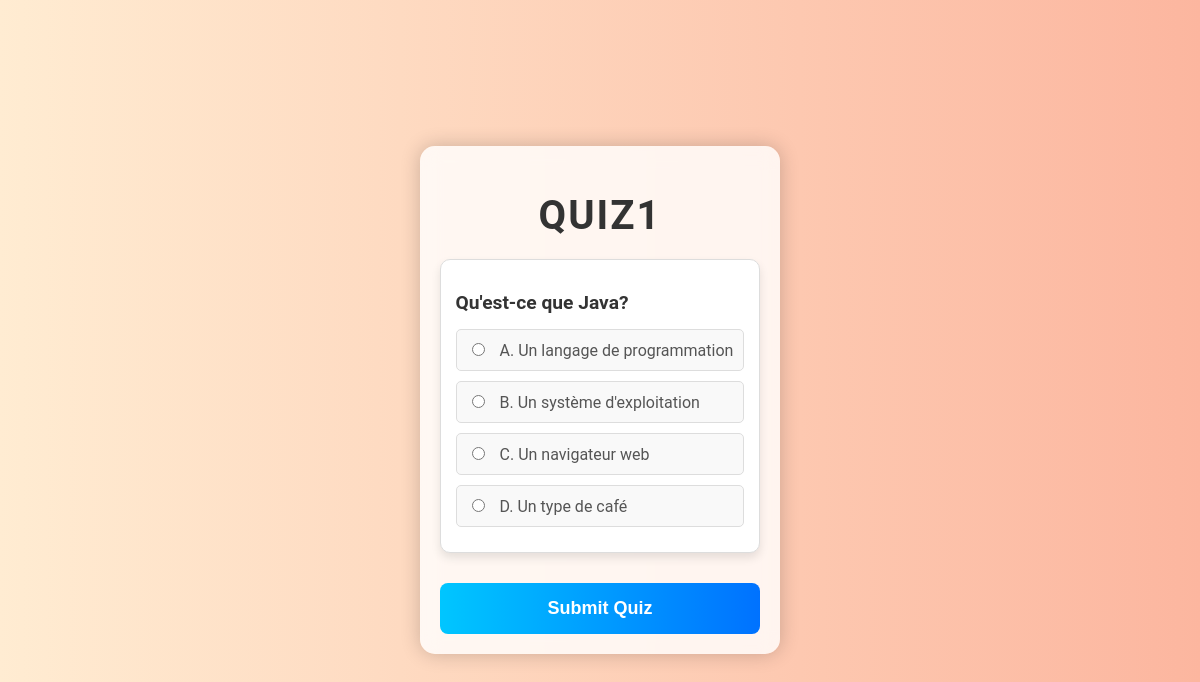
Screenshot of /programmes/quiz/1/ with the database file from the repository.
### programmes/models.py (models this page shows)
class Quiz(models.Model):
    name = models.CharField(max_length=200)
    lesson = models.ForeignKey(Lesson, on_delete=models.CASCADE)
    score = models.IntegerField(default=0)

class Question(models.Model):
    quiz = models.ForeignKey(Quiz, on_delete=models.CASCADE)
    text = models.CharField(max_length=200)
    answer = models.CharField(max_length=200, blank=True, null=True)  # Autoriser les valeurs nulles

class Option(models.Model):
    question = models.ForeignKey(Question, on_delete=models.CASCADE)
    text = models.CharField(max_length=200)
    is_correct = models.BooleanField(default=False)

### programmes/views.py (the view, shortened to what this page needs)
# urls.py: path('quiz/<int:pk>/', QuizView.as_view(), name='quiz_view'),
class QuizView(DetailView):
    model = Quiz
    template_name = 'programmes/quiz.html'
    def get_context_data(self, **kwargs):
        context = super().get_context_data(**kwargs)
        context['questions'] = Question.objects.filter(quiz=self.object).prefetch_related('option_set')
        return context

### programmes/templates/programmes/quiz.html (shortened to what this page needs)
<!DOCTYPE html>
<html>
<head>
</head>
<body>
    <div class="container">
        <h1>{{ quiz.name }}</h1>
        <form method="post">
            {% for question in questions %}
                <div class="question">
                    <h2>{{ question.text }}</h2>
                    {% for option in question.option_set.all %}
                        <div class="option">
                            <input type="radio" id="option_{{ option.id }}" name="question_{{ question.id }}" value="{{ option.id }}">
                            <label for="option_{{ option.id }}">{{ option.text }}</label>
                        </div>
                    {% endfor %}
                </div>
            {% endfor %}
            <input type="submit" value="Submit Quiz" class="btn">
        </form>
    </div>
</body>
</html>

### programmes/templates/programmes/quiz.html (style rules this page uses)
body { font-family: 'Roboto', sans-serif; background: linear-gradient(to right, #ffecd2 0%, #fcb69f 100%); margin: 0; padding: 0; display: flex; justify-content: center; align-items: center; height: 100vh; }
.container { max-width: 800px; margin: 50px auto; padding: 20px; background: rgba(255, 255, 255, 0.8); box-shadow: 0 0 20px rgba(0, 0, 0, 0.2); border-radius: 15px; backdrop-filter: blur(10px); }
h1 { text-align: center; color: #333; font-size: 2.5em; margin-bottom: 20px; text-transform: uppercase; letter-spacing: 2px; }
h2 { color: #444; font-size: 1.5em; }
.question { margin-bottom: 30px; padding: 15px; background: #fff; border: 1px solid #ddd; border-radius: 10px; box-shadow: 0 5px 10px rgba(0, 0, 0, 0.1); }
.question h2 { font-size: 1.2em; margin-bottom: 15px; color: #333; }
.option { margin: 10px 0; padding: 10px; background: #f9f9f9; border: 1px solid #ddd; border-radius: 5px; transition: background-color 0.3s ease; }
label { margin-left: 8px; font-size: 16px; color: #555; }
.btn { display: block; width: 100%; padding: 15px; font-size: 18px; font-weight: bold; color: #fff; background: linear-gradient(to right, #00c6ff, #0072ff); border: none; border-radius: 8px; cursor: pointer; margin-top: 20px; transition: background 0.3s ease; }

### rows the page displays
Quiz: name "QUIZ1"
Question: text "Qu'est-ce que Java?"
Option: text "A. Un langage de programmation"
Option: text "B. Un système d'exploitation"
Option: text "C. Un navigateur web"
Option: text "D. Un type de café"
